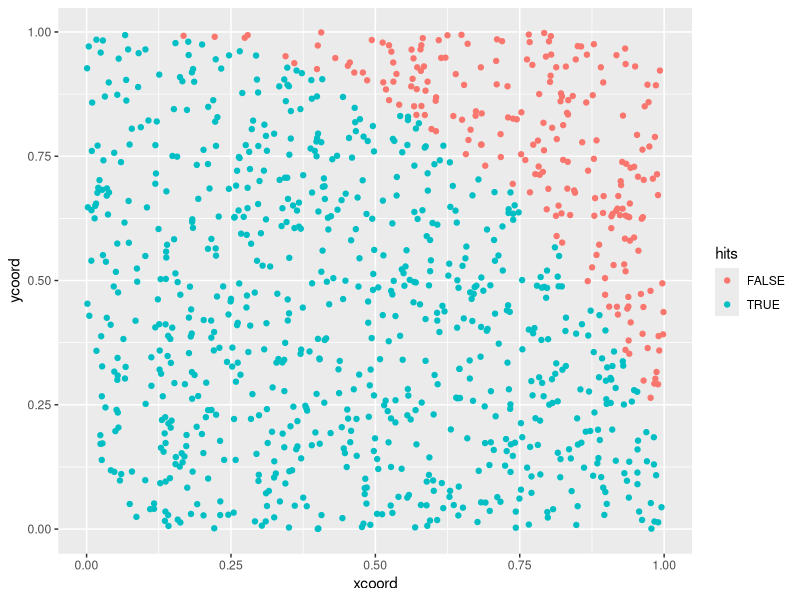
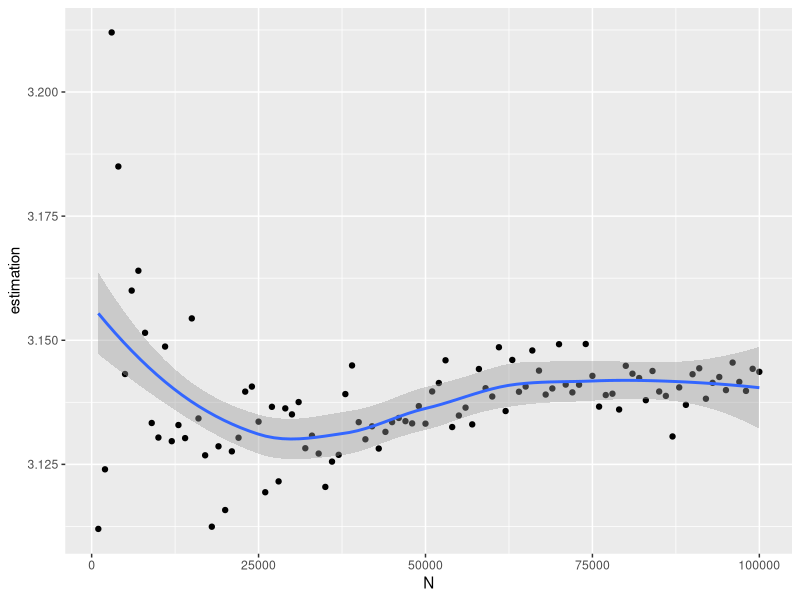

Generate these figures, in order, with R:
###Pi estimation
library(ggplot2)


set.seed(110104) # Good practice!
nsim <- 1000 # The number of points we will generate
xcoord <- runif(nsim) # We store a random sequence for each coordinate
ycoord <- runif(nsim)
dist.orig <- sqrt(xcoord^2+ycoord^2) # Distance to (0,0)
hits <- dist.orig < 1 # Number of points lying below the circle of radius 1
area <- sum(hits)/nsim # Fraction below
qplot(xcoord, ycoord, colour=hits) 
4*area# Final Estimate




estimatePI <- function(nsim){

set.seed(110104) # Good practice!
#nsim <- 100000 # The number of points we will generate
xcoord <- runif(nsim) # We store a random sequence for each coordinate
ycoord <- runif(nsim)
dist.orig <- sqrt(xcoord^2+ycoord^2) # Distance to (0,0)
hits <- dist.orig < 1 # Number of points lying below the circle of radius 1
area <- sum(hits)/nsim # Fraction below
qplot(xcoord, ycoord, colour=hits)
return(4*area)# Final Estimate
}

N = seq(1000 ,100000,1000)
estimation <- sapply(N,estimatePI)
qplot(N,estimation,type="l")+geom_smooth()
estimation
 